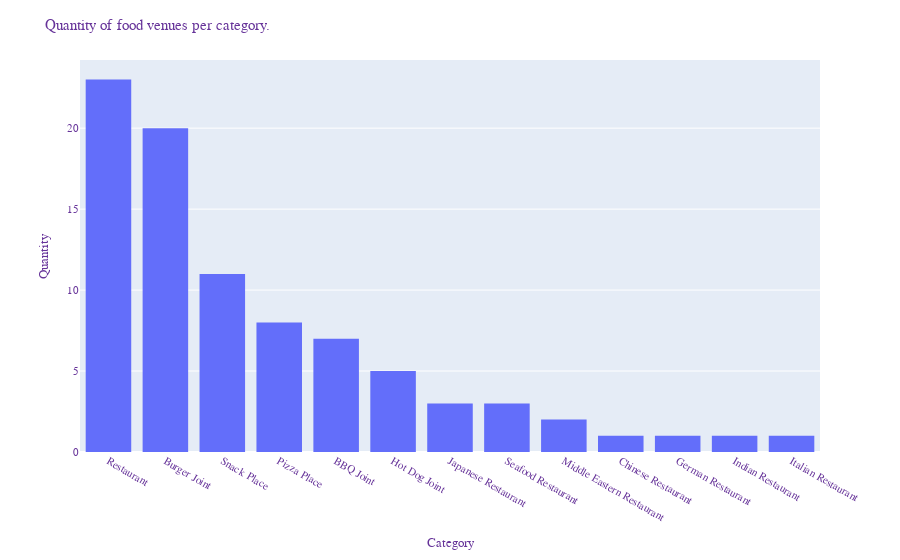

Notebook code for this chart:
### Markdown cell above
The histogram shows us that the most common types of food venues are restaurants and burger joints. Since we are interested in opening a new place with less competition, we shall focus on the types with only one place, which are italian, indian, german and chinese restaurants. Another option would be to open a new kind of restaurant, such as a mexican restaurant. This could potentially be a better idea, because mexican cuisine shares many aspects with the local cuisine, but brings new elements into it.

A different approach would be to take advantage of the existing market for traditional restaurants and burger joints. This approach would have far more competition, however, the local population is already accustomed with the type of food.

### Code cell
fig.show()

### Figure 1 — Plotly figure (JSON) as saved in the notebook; plotly's stock layout.template omitted (floating-point values rounded to 4 significant figures)
{"data": [{"alignmentgroup": "True", "bingroup": "x", "histfunc": "sum", "hovertemplate": "categories=%{x}<br>sum of name=%{y}<extra></extra>", "legendgroup": "", "marker": {"color": "#636efa"}, "name": "", "offsetgroup": "", "orientation": "v", "showlegend": false, "type": "histogram", "x": ["Restaurant", "Burger Joint", "Snack Place", "Pizza Place", "BBQ Joint", "Hot Dog Joint", "Japanese Restaurant", "Seafood Restaurant", "Middle Eastern Restaurant", "Chinese Restaurant", "German Restaurant", "Indian Restaurant", "Italian Restaurant"], "xaxis": "x", "y": [23, 20, 11, 8, 7, 5, 3, 3, 2, 1, 1, 1, 1], "yaxis": "y"}], "layout": {"barmode": "relative", "font": {"color": "RebeccaPurple", "family": "Courier New, monospace", "size": 11}, "legend": {"tracegroupgap": 0}, "margin": {"t": 60}, "title": {"text": "Quantity of food venues per category."}, "xaxis": {"anchor": "y", "domain": [0, 1], "title": {"text": "Category"}}, "yaxis": {"anchor": "x", "domain": [0, 1], "title": {"text": "Quantity"}}}}
